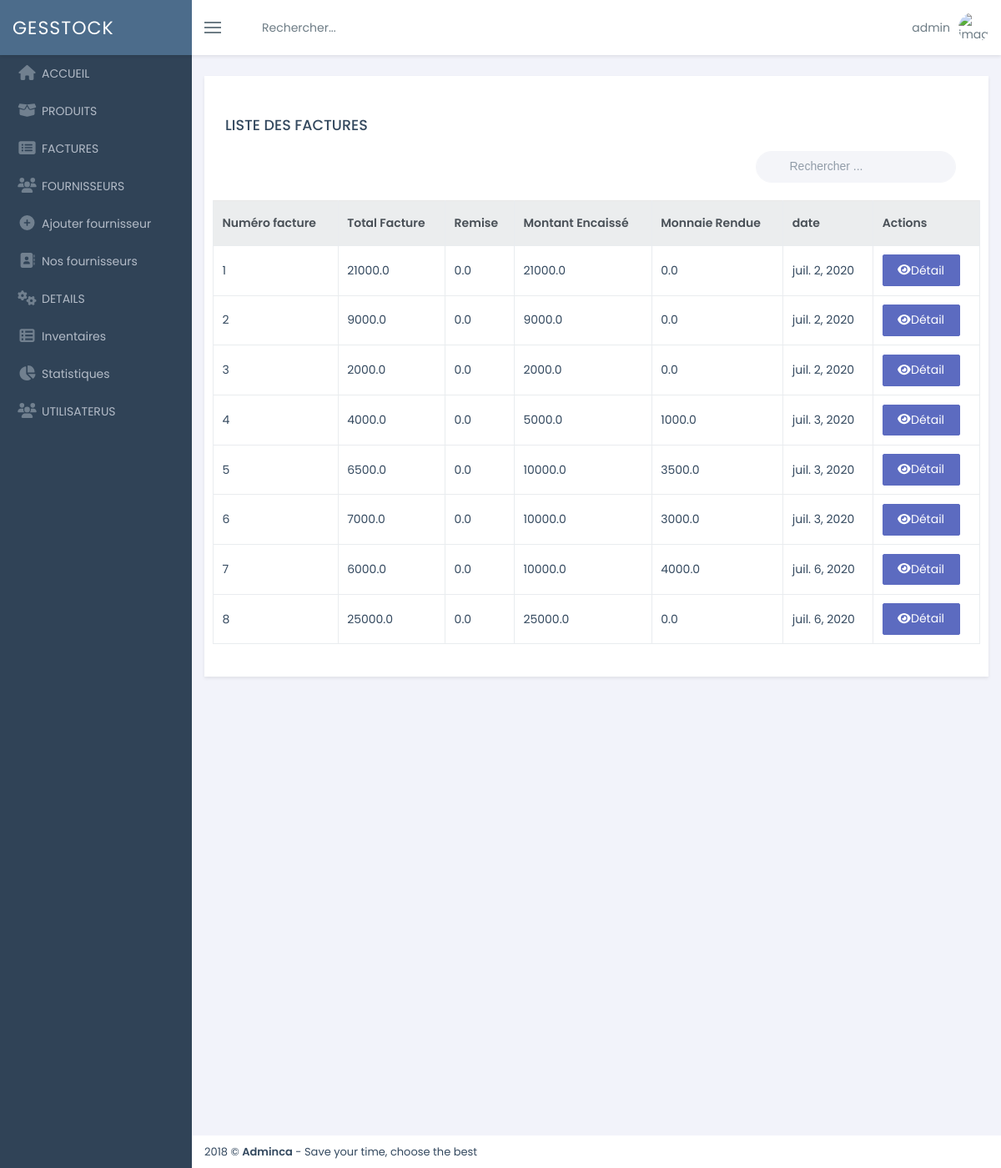
The page /shop/factures/ (signed in) on the database as committed earlier.
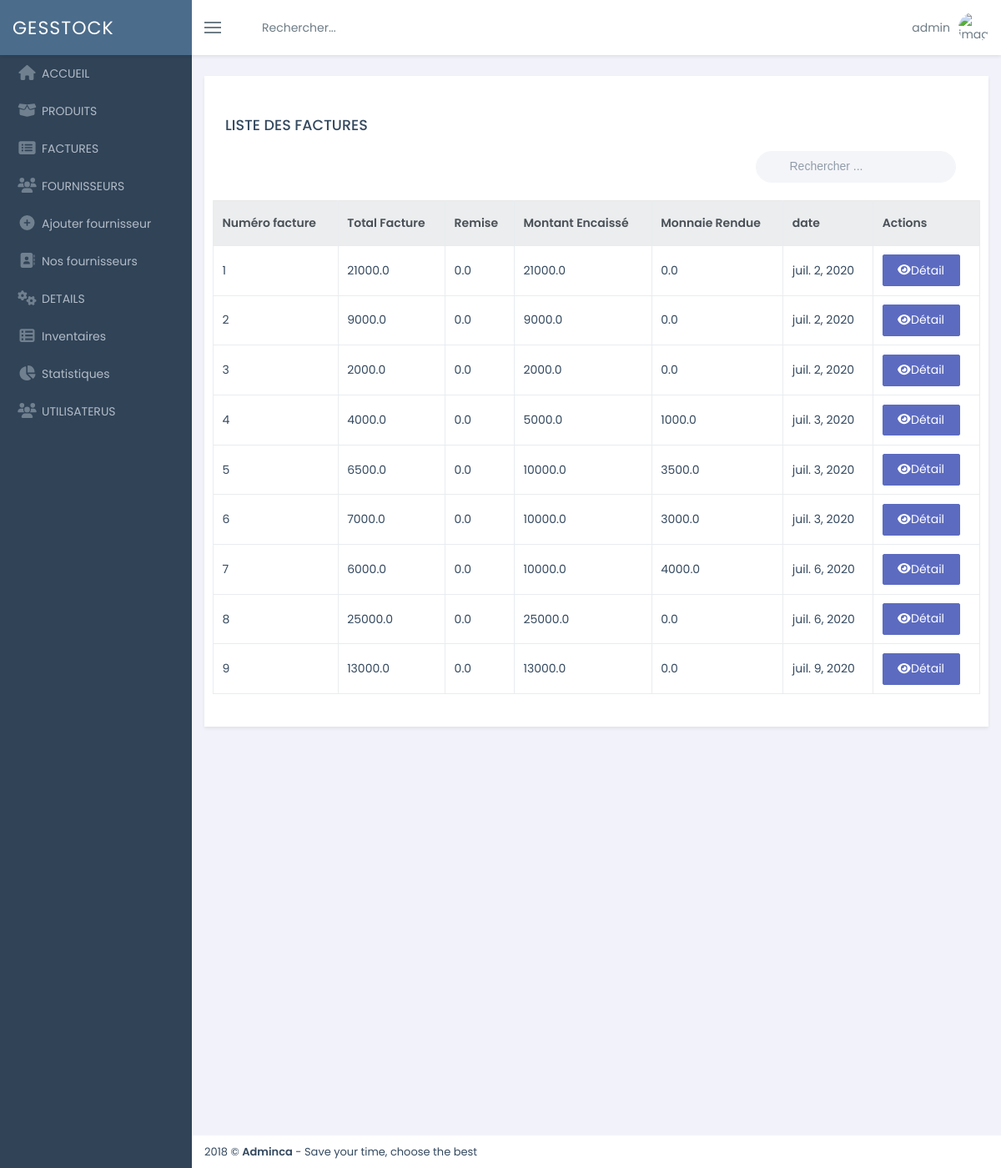
The same page on the database as committed later.
### shop/models.py (models this page shows, shortened)
class Facture(models.Model):
    dateFacture   = models.DateField(auto_now=True)
    venteId       = models.ForeignKey(Vente, on_delete=models.CASCADE)
    totalG        = models.FloatField(null=True)
    totalV        = models.FloatField(null=True)

class Vente(models.Model):
    dateVente  = models.DateField(auto_now=True)
    remise     = models.FloatField(default=None)
    totalPaye  = models.FloatField(default=None)
    totalFactur= models.FloatField(default=None)
    SomRemise  = models.FloatField(default=None)
    monnaiRemise= models.FloatField(default=None)

### shop/views.py (the view)
# urls.py: path('factures/', views.facture, name='facliste'),
@login_required
def facture(request):
    lafacture   = Facture.objects.all()
    return render(request, 'shop/listeFacture.html', locals())

### shop/templates/shop/listeFacture.html (shortened to what this page needs)
{% extends 'base.html' %}
{% block content %}
    <div class="page-content fade-in-up">
        <h5 class="font-strong mb-4">LISTE DES FACTURES</h5>
        <div class="flexbox mb-4">
            <div class="input-group-icon input-group-icon-left mr-3">
                <span class="input-icon input-icon-right font-16"><i class="ti-search"></i></span>
                <input class="form-control form-control-rounded form-control-solid" id="key-search" type="text" placeholder="Rechercher ...">
            </div>
        </div>
        <div class="table-responsive row">
            <table class="table table-bordered table-hover" id="datatable">
                <thead class="thead-default thead-lg">
                <tr>
                    <th>Numéro facture</th>
                    <th>Total Facture</th>
                    <th>Remise</th>
                    <th>Montant Encaissé</th>
                    <th>Monnaie Rendue</th>
                    <th>date</th>
                    <th>Actions</th>
                </tr>
                </thead>
                <tbody>
                {% for fa in lafacture %}
                    <tr>
                        <td>{{ fa.id}}</td>
                        <td>{{ fa.venteId.totalFactur}}</td>
                        <td>{{ fa.venteId.remise }}</td>
                        <td>{{ fa.venteId.SomRemise }}</td>
                        <td>{{ fa.venteId.monnaiRemise }}</td>
                        <td>{{ fa.dateFacture }}</td>
                        <td>
                            <a href="{% url 'facturedetail' fa.id %}" title="détail">
                                <button class="btn btn-primary" type="submit"><i class="fa fa-eye"></i>Détail</button>
                            </a>
                        </td>
                    </tr>
                {% endfor %}
                </tbody>
            </table>
        </div>
    </div>
{% endblock %}

Rows that differ between the two databases and show on the page:
added Facture: id "9", venteId.totalFactur "13000.0", venteId.remise "0.0", venteId.SomRemise "13000.0", venteId.monnaiRemise "0.0", dateFacture "juil. 9, 2020"
